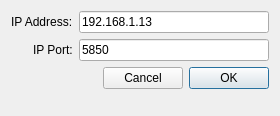
<?xml version="1.0" encoding="UTF-8"?>
<ui version="4.0">
 <class>Form</class>
 <widget class="QWidget" name="Form">
  <property name="windowModality">
   <enum>Qt::ApplicationModal</enum>
  </property>
  <property name="geometry">
   <rect>
    <x>0</x>
    <y>0</y>
    <width>280</width>
    <height>116</height>
   </rect>
  </property>
  <property name="windowTitle">
   <string>RPiIP Configuration</string>
  </property>
  <layout class="QVBoxLayout" name="verticalLayout_2">
   <item>
    <layout class="QVBoxLayout" name="verticalLayout">
     <item>
      <layout class="QFormLayout" name="formLayout_2">
       <property name="fieldGrowthPolicy">
        <enum>QFormLayout::AllNonFixedFieldsGrow</enum>
       </property>
       <property name="labelAlignment">
        <set>Qt::AlignRight|Qt::AlignTrailing|Qt::AlignVCenter</set>
       </property>
       <property name="formAlignment">
        <set>Qt::AlignLeading|Qt::AlignLeft|Qt::AlignTop</set>
       </property>
       <item row="0" column="0">
        <widget class="QLabel" name="label">
         <property name="text">
          <string>IP Address:</string>
         </property>
        </widget>
       </item>
       <item row="0" column="1">
        <widget class="QLineEdit" name="textIP">
         <property name="text">
          <string>192.168.1.13</string>
         </property>
        </widget>
       </item>
       <item row="1" column="0">
        <widget class="QLabel" name="label_2">
         <property name="text">
          <string>IP Port:</string>
         </property>
        </widget>
       </item>
       <item row="1" column="1">
        <widget class="QLineEdit" name="textPort">
         <property name="text">
          <string>5850</string>
         </property>
        </widget>
       </item>
       <item row="2" column="1">
        <layout class="QHBoxLayout" name="horizontalLayout">
         <property name="topMargin">
          <number>0</number>
         </property>
         <item>
          <spacer name="horizontalSpacer">
           <property name="orientation">
            <enum>Qt::Horizontal</enum>
           </property>
           <property name="sizeHint" stdset="0">
            <size>
             <width>40</width>
             <height>20</height>
            </size>
           </property>
          </spacer>
         </item>
         <item>
          <widget class="QPushButton" name="buttonCancel">
           <property name="text">
            <string>Cancel</string>
           </property>
          </widget>
         </item>
         <item>
          <widget class="QPushButton" name="buttonOK">
           <property name="text">
            <string>OK</string>
           </property>
           <property name="autoDefault">
            <bool>true</bool>
           </property>
           <property name="default">
            <bool>true</bool>
           </property>
          </widget>
         </item>
        </layout>
       </item>
      </layout>
     </item>
    </layout>
   </item>
  </layout>
 </widget>
 <resources/>
 <connections/>
</ui>
